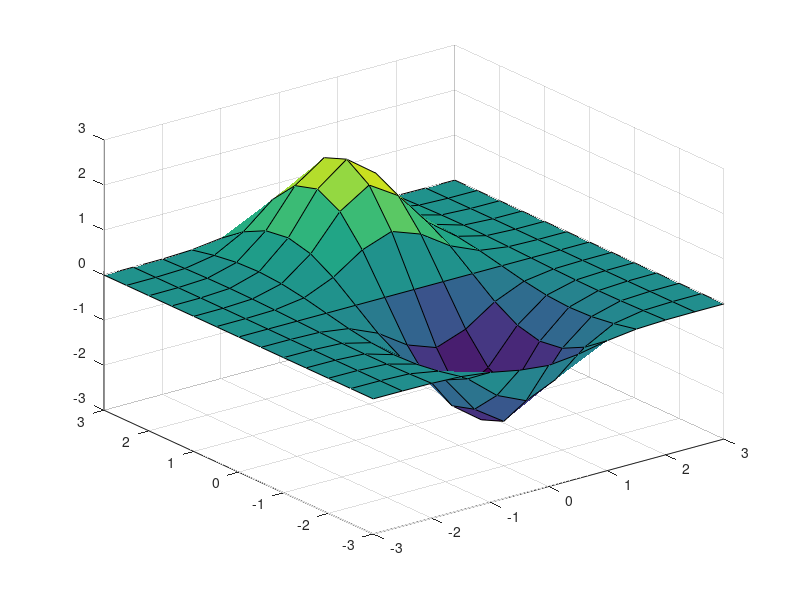

Write MATLAB code to recreate this figure.
% Aufgabe 4
f_print = @(x0, x_opt) fprintf("Minimum for [%0.2f, %0.2f]:\t[%0.2f, %0.2f]\n", x0(1), x0(2), x_opt(1), x_opt(2));
f_orig = @(x,y) sin(x + y) * exp(-(x.^2 + 2*y.^2));
f = @(x) f_orig(x(1), x(2));


% a)
x = -3:0.5:3;
y = -3:0.5:3;
[X,Y] = meshgrid(x,y);
surf( X, Y, f_orig(X, Y) );

% c)
x0 = [-1,1];
x_opt = fminsearch(f, x0);
f_print(x0, x_opt);
fprintf("-------------------------------------------\n");
fprintf("-------------------------------------------\n");

% d)
for xi = x
    for yi = y
        x0 = [xi, yi];
        x_opt = fminsearch(f, x0);
        f_print(x0, x_opt);
    end
end

fprintf("-------------------------------------------\n");
fprintf("-------------------------------------------\n");

% Aufgabe 5
f_rosen_orig = @(x, y) 100*(y - x.^2).^2 + (1 - x).^2;
f_rosen = @(x) f_rosen_orig(x(1), x(2));

% a)
for xi = x
    for yi = y
        x0 = [xi, yi];
        x_opt = fminsearch(f_rosen, x0);
        f_print(x0, x_opt);
    end
end

fprintf("-------------------------------------------\n");
fprintf("-------------------------------------------\n");

% b)
x0 = [0.25, -0.5];
options = optimset('Display','iter','PlotFcns',@optimplotfval);
x_opt = fminsearch(f_rosen, x0, options);

%c

